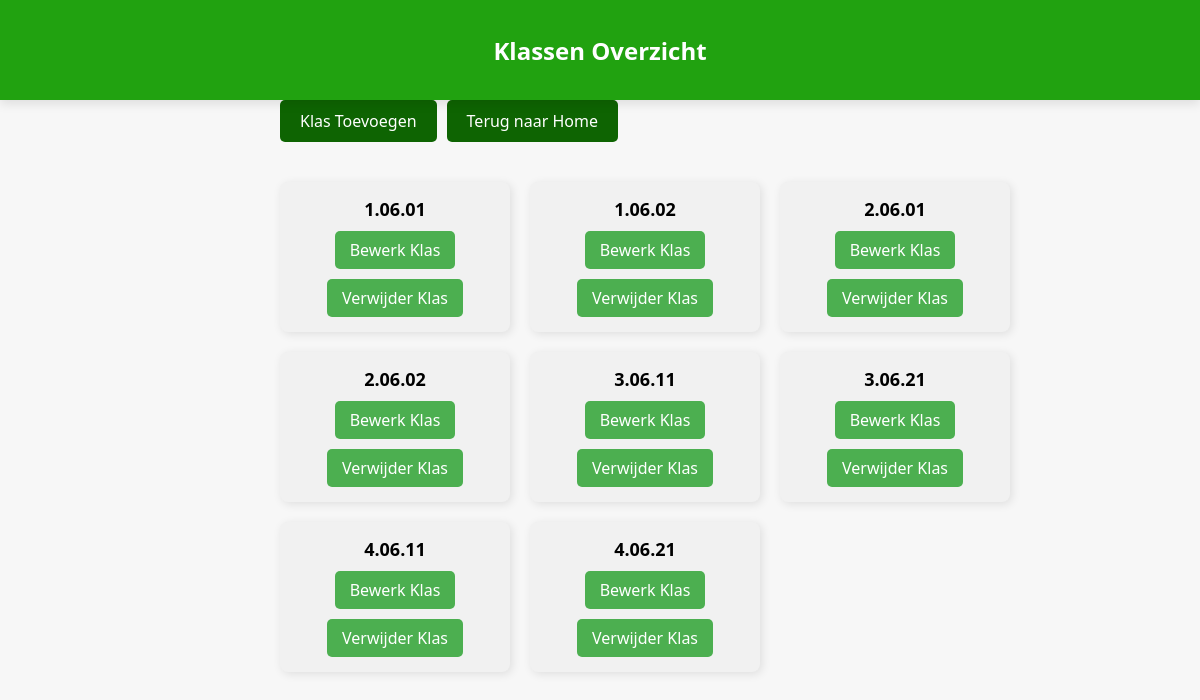
The app's page /klassen.php with its own data.
### tables this page shows
CREATE TABLE `klas` (
  `klas_id` int NOT NULL,
  `leerjaar_id` int DEFAULT NULL,
  `naam` varchar(50) NOT NULL
);

### klassen.php (the view, shortened to what this page needs)
<?php
$servername = "localhost";
$username = "root";
$password = "";
$dbname = "wit";
$conn = new mysqli($servername, $username, $password, $dbname);
$sql = "SELECT * FROM klas ORDER BY naam ASC";
$result = $conn->query($sql);
$klassen = [];
if ($result->num_rows > 0) {
    while ($row = $result->fetch_assoc()) {
        $klassen[] = $row;
    }
}
?>
<!DOCTYPE html>
<html lang="nl">
<head>
    <link rel="stylesheet" href="assests/css/klassen.css">
</head>
<body>
    <div class="container">
    <div class="header">
        <h2>Klassen Overzicht</h2>
    </div>
    <div class="add-user-container">
        <a href="klas.creat.php" class="add-user-btn">Klas Toevoegen</a>
        <a href="admin.php" class="add-user-btn">Terug naar Home</a>
    </div>
    <div class="klassen-container">
        <?php foreach ($klassen as $klas): ?>
            <div class="klas-box" onclick="showClassDetails(<?= $klas['klas_id']; ?>)">
                <h3><?= htmlspecialchars($klas['naam']); ?></h3>
                <a href="klas.update.php?class_id=<?= $klas['klas_id']; ?>" class="update-button">Bewerk Klas</a>
                <a href="klas.delete.php?class_id=<?= $klas['klas_id']; ?>" class="update-button">Verwijder Klas</a>
            </div>
        <?php endforeach; ?>
    </div>
</body>
</html>

### assests/css/klassen.css (style rules this page uses)
body { font-family: 'Segoe UI', Tahoma, Geneva, Verdana, sans-serif; background-color: #f7f7f7; padding: 20px; margin: 0; transition: margin-left 0.3s ease; }
.header { display: flex; justify-content: center; align-items: center; background-color: hsl(113, 82%, 35%); padding: 20px; position: fixed; top: 0; left: 0; right: 0; z-index: 1000; box-shadow: 0 4px 10px rgba(0, 0, 0, 0.1); height: 60px; }
.header h2 { margin: 0; font-size: 24px; font-weight: bold; color: white; position: absolute; left: 50%; transform: translateX(-50%); }
.container { display: flex; flex-wrap: wrap; gap: 20px; margin-top: 80px; margin-left: 260px; transition: margin-left 0.3s ease; }
.klassen-container { display: flex; flex-wrap: wrap; gap: 20px; margin-top: 20px; }
.klas-box { background-color: #f1f1f1; padding: 15px; border-radius: 8px; box-shadow: 2px 2px 10px rgba(0, 0, 0, 0.1); text-align: center; width: 200px; }
.klas-box h3 { margin: 0; font-size: 18px; }
.update-button { display: inline-block; margin-top: 10px; padding: 8px 15px; background-color: #4CAF50; color: white; text-align: center; text-decoration: none; border-radius: 5px; }
.add-user-container { display: flex; justify-content: flex-end; gap: 10px; padding-right: 20px; }
.add-user-btn { background-color: #0e6402; color: white; padding: 10px 20px; text-decoration: none; border-radius: 5px; transition: background 0.3s ease; }

### records on screen
klas: naam "1.06.01"
klas: naam "1.06.02"
klas: naam "2.06.01"
klas: naam "2.06.02"
klas: naam "3.06.11"
klas: naam "3.06.21"
klas: naam "4.06.11"
klas: naam "4.06.21"
